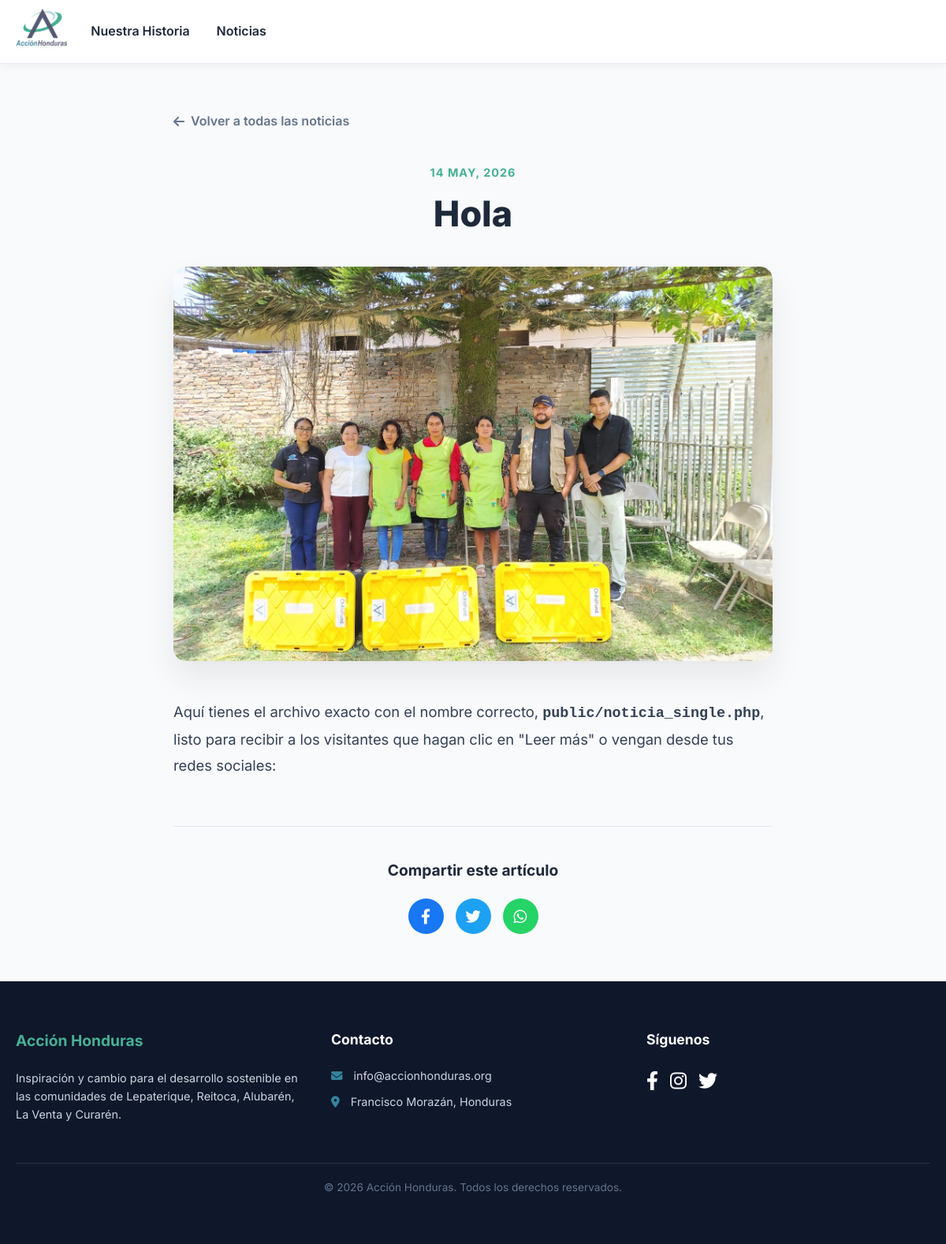
The page /noticia_single.php?slug=hola on the database its author committed.
### tables this page shows
CREATE TABLE `menu_items` (
  `id` int NOT NULL AUTO_INCREMENT,
  `label` varchar(100) NOT NULL,
  `url` varchar(255) NOT NULL,
  `position` int DEFAULT '0',
  PRIMARY KEY (`id`)
);

CREATE TABLE `news` (
  `id` int NOT NULL AUTO_INCREMENT,
  `title` varchar(255) NOT NULL,
  `slug` varchar(255) NOT NULL,
  `excerpt` text,
  `content_html` longtext,
  `cover_image` varchar(255) DEFAULT NULL,
  `status` enum('published','draft') DEFAULT 'published',
  `created_at` timestamp NULL DEFAULT CURRENT_TIMESTAMP,
  PRIMARY KEY (`id`),
  UNIQUE KEY `slug` (`slug`)
);

### public/noticia_single.php (the view, shortened to what this page needs)
<?php
$database = new Database();
$db = $database->getConnection();
$slug = $_GET['slug'] ?? '';
$query = "SELECT * FROM news WHERE slug = :slug AND status = 'published' LIMIT 1";
$stmt = $db->prepare($query);
$stmt->bindParam(':slug', $slug);
$stmt->execute();
$n = $stmt->fetch(PDO::FETCH_ASSOC);
?>
<!DOCTYPE html>
<html lang="es">
<head>
    <link rel="stylesheet" href="css/style.css">
    <link rel="stylesheet" href="https://cdnjs.cloudflare.com/ajax/libs/font-awesome/6.4.0/css/all.min.css">
</head>
<body style="margin: 0; padding: 0; font-family: 'Inter', sans-serif; background: #f8fafc;">
    <?php include 'header.php'; ?>
    <main class="single-article">
        <a href="index.php?slug=noticias" class="back-link">
            <i class="fa-solid fa-arrow-left"></i> Volver a todas las noticias
        </a>
        <header class="article-header">
            <span class="article-date"><?php echo date('d M, Y', strtotime($n['created_at'])); ?></span>
            <h1 class="article-title"><?php echo htmlspecialchars($n['title']); ?></h1>
        </header>
        <?php if ($n['cover_image']): ?>
            <img src="<?php echo htmlspecialchars($n['cover_image']); ?>" class="article-cover" alt="Portada del artículo">
        <?php endif; ?>
        <div class="article-content">
            <?php echo $n['content_html']; ?>
        </div>
        <div class="social-share">
            <h3 style="color: #1e293b; font-size: 1.2rem;">Compartir este artículo</h3>
            <div class="social-share-links">
                <?php $current_url = "http://$_SERVER[HTTP_HOST]$_SERVER[REQUEST_URI]"; ?>
                <a href="https://www.facebook.com/sharer/sharer.php?u=<?php echo urlencode($current_url); ?>" target="_blank" class="share-btn bg-fb"><i class="fa-brands fa-facebook-f"></i></a>
                <a href="https://twitter.com/intent/tweet?url=<?php echo urlencode($current_url); ?>&text=<?php echo urlencode($n['title']); ?>" target="_blank" class="share-btn bg-tw"><i class="fa-brands fa-twitter"></i></a>
                <a href="https://api.whatsapp.com/send?text=<?php echo urlencode($n['title'] . " " . $current_url); ?>" target="_blank" class="share-btn bg-wa"><i class="fa-brands fa-whatsapp"></i></a>
            </div>
        </div>
    </main>
    <?php
        if (file_exists('footer.php')) {
            include 'footer.php';
        }
    ?>
</body>
</html>

### public/header.php (shortened to what this page needs)
<?php
$current_slug = $_GET['slug'] ?? 'inicio';
$menu_items = [];
try {
    $query = "SELECT label, url FROM menu_items ORDER BY position ASC";
    $stmt = $db->prepare($query);
    $stmt->execute();
    $menu_items = $stmt->fetchAll(PDO::FETCH_ASSOC);
} catch (PDOException $e) {
}
?>
    <header class="main-header" style="background: white; border-bottom: 1px solid #e2e8f0; position: sticky; top: 0; z-index: 1000;">
        <div class="container" style="max-width: 1200px; margin: 0 auto; padding: 0 20px;">
            <div class="header-content" style="display: flex; justify-content: space-between; align-items: center; height: 80px;">
                <a href="index.php" class="logo-link">
                    <img src="/webah/uploads/images/logo.png" alt="Acción Honduras" class="logo" style="max-height: 50px;">
                </a>
                <nav class="main-nav">
                    <?php if (empty($menu_items)): ?>
                        <a href="index.php" style="text-decoration: none; font-weight: 600; color: #1e293b; margin-left: 30px;">Inicio</a>
                        <a href="index.php?slug=noticia" style="text-decoration: none; font-weight: 600; color: #1e293b; margin-left: 30px;">Noticias</a>
                    <?php else: ?>
                        <?php foreach($menu_items as $item): ?>
                            <?php
                                $item_slug = str_replace('?slug=', '', $item['url']);
                                $item_slug = str_replace('index.php', '', $item_slug);
                                $is_active = ($current_slug === $item_slug);
                                $color = $is_active ? '#34859B' : '#1e293b';
                            ?>
                            <a href="<?php echo htmlspecialchars($item['url']); ?>"
                               class="<?php echo $is_active ? 'active' : ''; ?>"
                               style="text-decoration: none; font-weight: 600; color: <?php echo $color; ?>; margin-left: 30px; transition: color 0.2s;">
                                <?php echo htmlspecialchars($item['label']); ?>
                            </a>
                        <?php endforeach; ?>
                    <?php endif; ?>
                </nav>
            </div>
        </div>
    </header>

### public/css/style.css (style rules this page uses)
:root { --ah-blue: #34859B; --ah-green: #46B094; --ah-dark: #1e293b; --ah-light: #f8fafc; --ah-text: #475569; --font-main: 'Inter', sans-serif; --transition: all 0.3s ease; }
* { margin: 0; padding: 0; box-sizing: border-box; }
body { font-family: var(--font-main); color: var(--ah-text); line-height: 1.6; background-color: #ffffff; -webkit-font-smoothing: antialiased; }
.container { width: 100%; max-width: 1200px; margin: 0 auto; padding: 0 20px; }
.main-header { background-color: white; box-shadow: 0 2px 10px rgba(0,0,0,0.05); position: sticky; top: 0; z-index: 1000; }
.main-header .container { display: flex; justify-content: space-between; align-items: center; height: 80px; }
.logo { max-height: 50px; }
.main-nav a { text-decoration: none; color: var(--ah-dark); font-weight: 600; margin-left: 30px; transition: var(--transition); }

### public/noticia_single.php (style rules this page uses)
.single-article { max-width: 800px; margin: 0 auto; padding: 60px 20px; min-height: 70vh; }
.back-link { color: #64748b; text-decoration: none; display: inline-flex; align-items: center; gap: 8px; margin-bottom: 40px; font-weight: 600; transition: color 0.2s; }
.article-header { text-align: center; margin-bottom: 40px; }
.article-date { color: #46B094; font-weight: 700; margin-bottom: 15px; display: block; text-transform: uppercase; letter-spacing: 1px; font-size: 0.9rem; }
.article-title { font-size: 2.8rem; color: #1e293b; line-height: 1.2; margin-bottom: 20px; font-weight: 800; }
.article-cover { width: 100%; max-height: 500px; object-fit: cover; border-radius: 16px; margin-bottom: 40px; box-shadow: 0 20px 40px rgba(0,0,0,0.08); }
.article-content { line-height: 1.8; color: #334155; font-size: 1.15rem; }
.article-content p { margin-bottom: 25px; }
.social-share { margin-top: 60px; padding-top: 40px; border-top: 1px solid #e2e8f0; text-align: center; }
.social-share-links { display: flex; justify-content: center; gap: 15px; margin-top: 20px; }
.share-btn { width: 45px; height: 45px; display: flex; align-items: center; justify-content: center; border-radius: 50%; color: white; text-decoration: none; font-size: 1.2rem; transition: transform 0.2s; }
.bg-fb { background: #1877F2; }
.bg-tw { background: #1DA1F2; }
.bg-wa { background: #25D366; }

### rows shown on the page
menu_items: label "Nuestra Historia"
menu_items: label "Noticias"
news: created_at "14 MAY, 2026", title "Hola", cover_image (picture), content_html "Aquí tienes el archivo exacto con el nombre correcto, public/noticia_single.php , listo para recibir a los visitantes que hagan clic en \"Leer más\" o vengan desde tus redes sociales:"

### other values the page prints
$email_link "info@accionhonduras.org"
$site_name "Acción Honduras"
